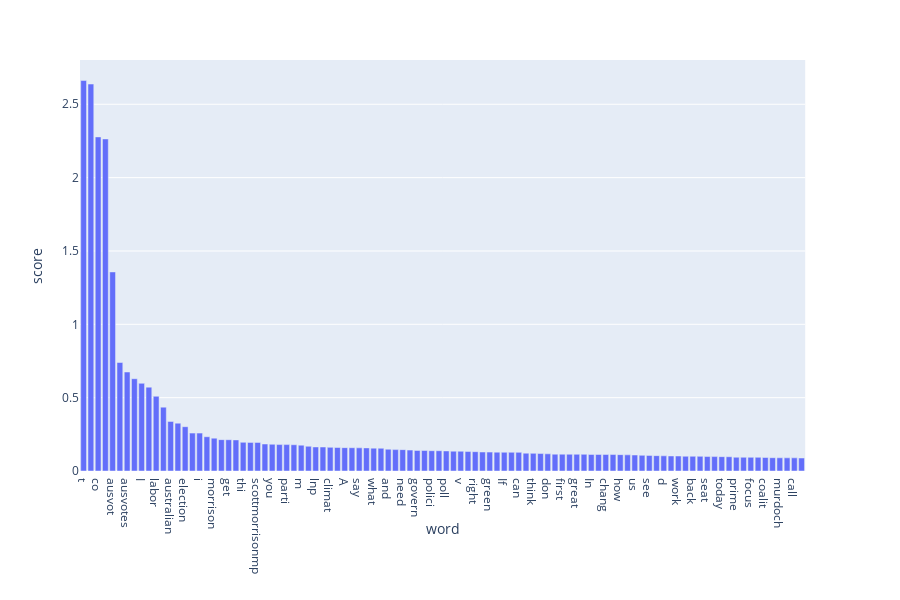

The cell this chart's notebook holds for it:
### Code cell
import operator
#MAYBE WE CAN USE A SWARM PLOT HERE?
sorted_d = sorted(word_scores.items(), key=operator.itemgetter(1), reverse=True)
#now we are displaying as bar graph
#we might want to use subplots for each 4 plots
import plotly.express as px
print(px.data.gapminder().query("country == 'Canada'").__class__.__name__)
#data_canada = px.data.gapminder().query("country == 'Canada'")
dfObj = pd.DataFrame(sorted_d[:100], columns = ['word' , 'score']) 
fig = px.bar(dfObj, x='word', y='score')
fig.show()
#rerun for stop words

### Figure 1 — Plotly figure (JSON) as saved in the notebook; plotly's stock layout.template omitted (floating-point values rounded to 4 significant figures)
{"data": [{"alignmentgroup": "True", "hoverlabel": {"namelength": 0}, "hovertemplate": "word=%{x}<br>score=%{y}", "legendgroup": "", "marker": {"color": "#636efa"}, "name": "", "offsetgroup": "", "orientation": "v", "showlegend": false, "textposition": "auto", "type": "bar", "x": ["t", "auspol", "co", "https", "ausvot", "australia", "ausvotes", "vote", "I", "elect", "labor", "the", "australian", "amp", "election", "it", "i", "like", "morrison", "peopl", "get", "go", "thi", "one", "scottmorrisonmp", "liber", "you", "polit", "parti", "shorten", "m", "time", "lnp", "win", "climat", "day", "A", "campaign", "say", "new", "what", "bill", "and", "want", "need", "look", "govern", "media", "polici", "know", "poll", "billshortenmp", "v", "that", "right", "good", "green", "ausvote", "If", "r", "can", "make", "think", "scott", "don", "would", "first", "nation", "great", "last", "In", "tax", "chang", "they", "how", "left", "us", "abc", "see", "conserv", "d", "a", "work", "year", "back", "bob", "seat", "job", "today", "We", "prime", "take", "focus", "live", "coalit", "result", "murdoch", "better", "call", "well"], "xaxis": "x", "y": [2.662, 2.638, 2.278, 2.264, 1.357, 0.7396, 0.6748, 0.6292, 0.5977, 0.5717, 0.5094, 0.4354, 0.3379, 0.3262, 0.302, 0.2583, 0.2583, 0.2337, 0.2241, 0.2138, 0.2132, 0.212, 0.1955, 0.1951, 0.1948, 0.1841, 0.1821, 0.1802, 0.18, 0.1789, 0.1762, 0.1686, 0.164, 0.1636, 0.1612, 0.1601, 0.1593, 0.1587, 0.158, 0.1576, 0.1559, 0.155, 0.1485, 0.1458, 0.1457, 0.1427, 0.1399, 0.1396, 0.1383, 0.1382, 0.1368, 0.1351, 0.1347, 0.1327, 0.1317, 0.1294, 0.129, 0.1285, 0.1278, 0.1274, 0.1271, 0.1215, 0.1203, 0.119, 0.1171, 0.1146, 0.1146, 0.1141, 0.1139, 0.1137, 0.1127, 0.1127, 0.1123, 0.1122, 0.1115, 0.11, 0.109, 0.1068, 0.1063, 0.1046, 0.1035, 0.1025, 0.1023, 0.1006, 0.1003, 0.09986, 0.09856, 0.09828, 0.09768, 0.09721, 0.09366, 0.09357, 0.09321, 0.09316, 0.09201, 0.09058, 0.09008, 0.08981, 0.08979, 0.08864], "yaxis": "y"}], "layout": {"barmode": "relative", "height": 600, "legend": {"tracegroupgap": 0}, "margin": {"t": 60}, "xaxis": {"anchor": "y", "domain": [0, 0.98], "title": {"text": "word"}}, "yaxis": {"anchor": "x", "domain": [0, 1], "title": {"text": "score"}}}}
